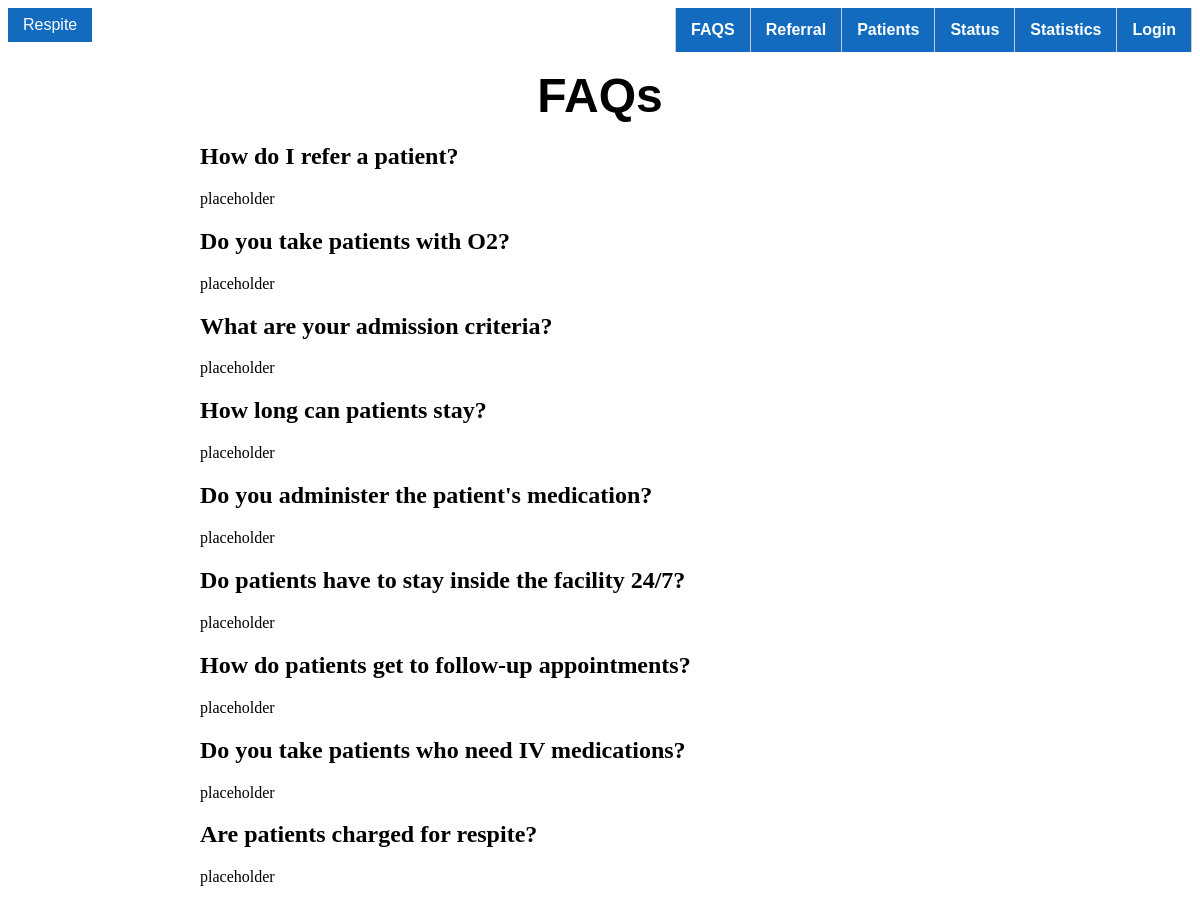
The page /faqs/ on the database its author committed.
### respite/models.py (models this page shows, shortened)
class FAQ(models.Model):
	question_text = models.CharField(max_length=200)
	answer_text = models.TextField()
	created = models.DateTimeField(auto_now_add=True)
	modified = models.DateTimeField(auto_now=True)

### respite/views.py (the view, shortened to what this page needs)
class FaqsView(generic.ListView):
    model = FAQ
    template_name = 'respite/faqs.html'
    context_object_name = 'faq_list'

### respite/templates/respite/faqs.html (shortened to what this page needs)
{% extends 'respite/base.html' %}
{% block pagename %}FAQs{% endblock %}
{% block container %}
	{% if faq_list %}
		{% for faq in faq_list %}
			<h2 class="question">{{ faq.question_text }}</h2>
			<p class="answer">{{ faq.answer_text }}</p>
		{% endfor %}
	{% else %}
		<p>No faqs are available.</p>
	{% endif %}
{% endblock %}

### respite/templates/respite/base.html (shortened to what this page needs)
<!DOCTYPE html>
<html>
{% load staticfiles %}
<head>
	<link rel="stylesheet" type="text/css" href="{% static 'respite/style.css' %}" />
</head>
<body>
	<a class="logo" href="{% url 'homepage' %}">Respite</a>
	<div id="nav">
			<ul>
				<li><a href="{% url 'faqs' %}">FAQS</a></li>
				<li><a href="{% url 'referral' %}">Referral</a></li>
				<li><a href="{% url 'patient_list' %}">Patients</a></li>
				<li><a href="{% url 'status' %}">Status</a></li>
				<li><a href="{% url 'statistics' %}">Statistics</a></li>
				{% if user.is_authenticated %}
					<li><a href="{% url 'logout' %}?next={{ request.path }}">Logout</a></li>
				{% else %}
					<li><a href="{% url 'login' %}?next={{ request.path }}">Login</a></li>
				{% endif %}
			</ul>
		</div>
	<div class="container">
		<h1>{% block pagename %}Page name{% endblock %}</h1>
		{% block container %}{% endblock %}
	</div>
</body>
</html>

### respite/static/respite/style.css (style rules this page uses)
h1 { font-size: 48px; font-family: 'Signika', sans-serif; padding-top: 60px; text-align: center; margin: auto; }
.logo { margin-left: 0; float: left; font-family: 'Inder', sans-serif; display: block; background-color: #126bbe; padding: 8px 15px; color: #fff; text-decoration: none; }
#nav { width: auto; border-collapse: collapse; border: none; }
#nav ul { float: right; margin: auto; }
#nav li { float: left; display: block; margin: 0; text-align: center; background-color: #fff; font-family: 'Inder', sans-serif; line-height: 28px; margin-bottom: 15px; color: #666; }
#nav li a { display: block; padding: 8px 15px; text-decoration: none; font-weight: bold; border-right: 1px solid #ccc; color: #fff; background-color: #126bbe; }
#nav li:first-child a { border-left: 1px solid #ccc; }
body { background-color: #fff; }
.container { max-width: 800px; margin: 0 auto; background-color: #fff; }

### rows shown on the page
FAQ: question_text "How do I refer a patient?", answer_text "placeholder"
FAQ: question_text "Do you take patients with O2?", answer_text "placeholder"
FAQ: question_text "What are your admission criteria?", answer_text "placeholder"
FAQ: question_text "How long can patients stay?", answer_text "placeholder"
FAQ: question_text "Do you administer the patient's medication?", answer_text "placeholder"
FAQ: question_text "Do patients have to stay inside the facility 24/7?", answer_text "placeholder"
FAQ: question_text "How do patients get to follow-up appointments?", answer_text "placeholder"
FAQ: question_text "Do you take patients who need IV medications?", answer_text "placeholder"
FAQ: question_text "Are patients charged for respite?", answer_text "placeholder"
